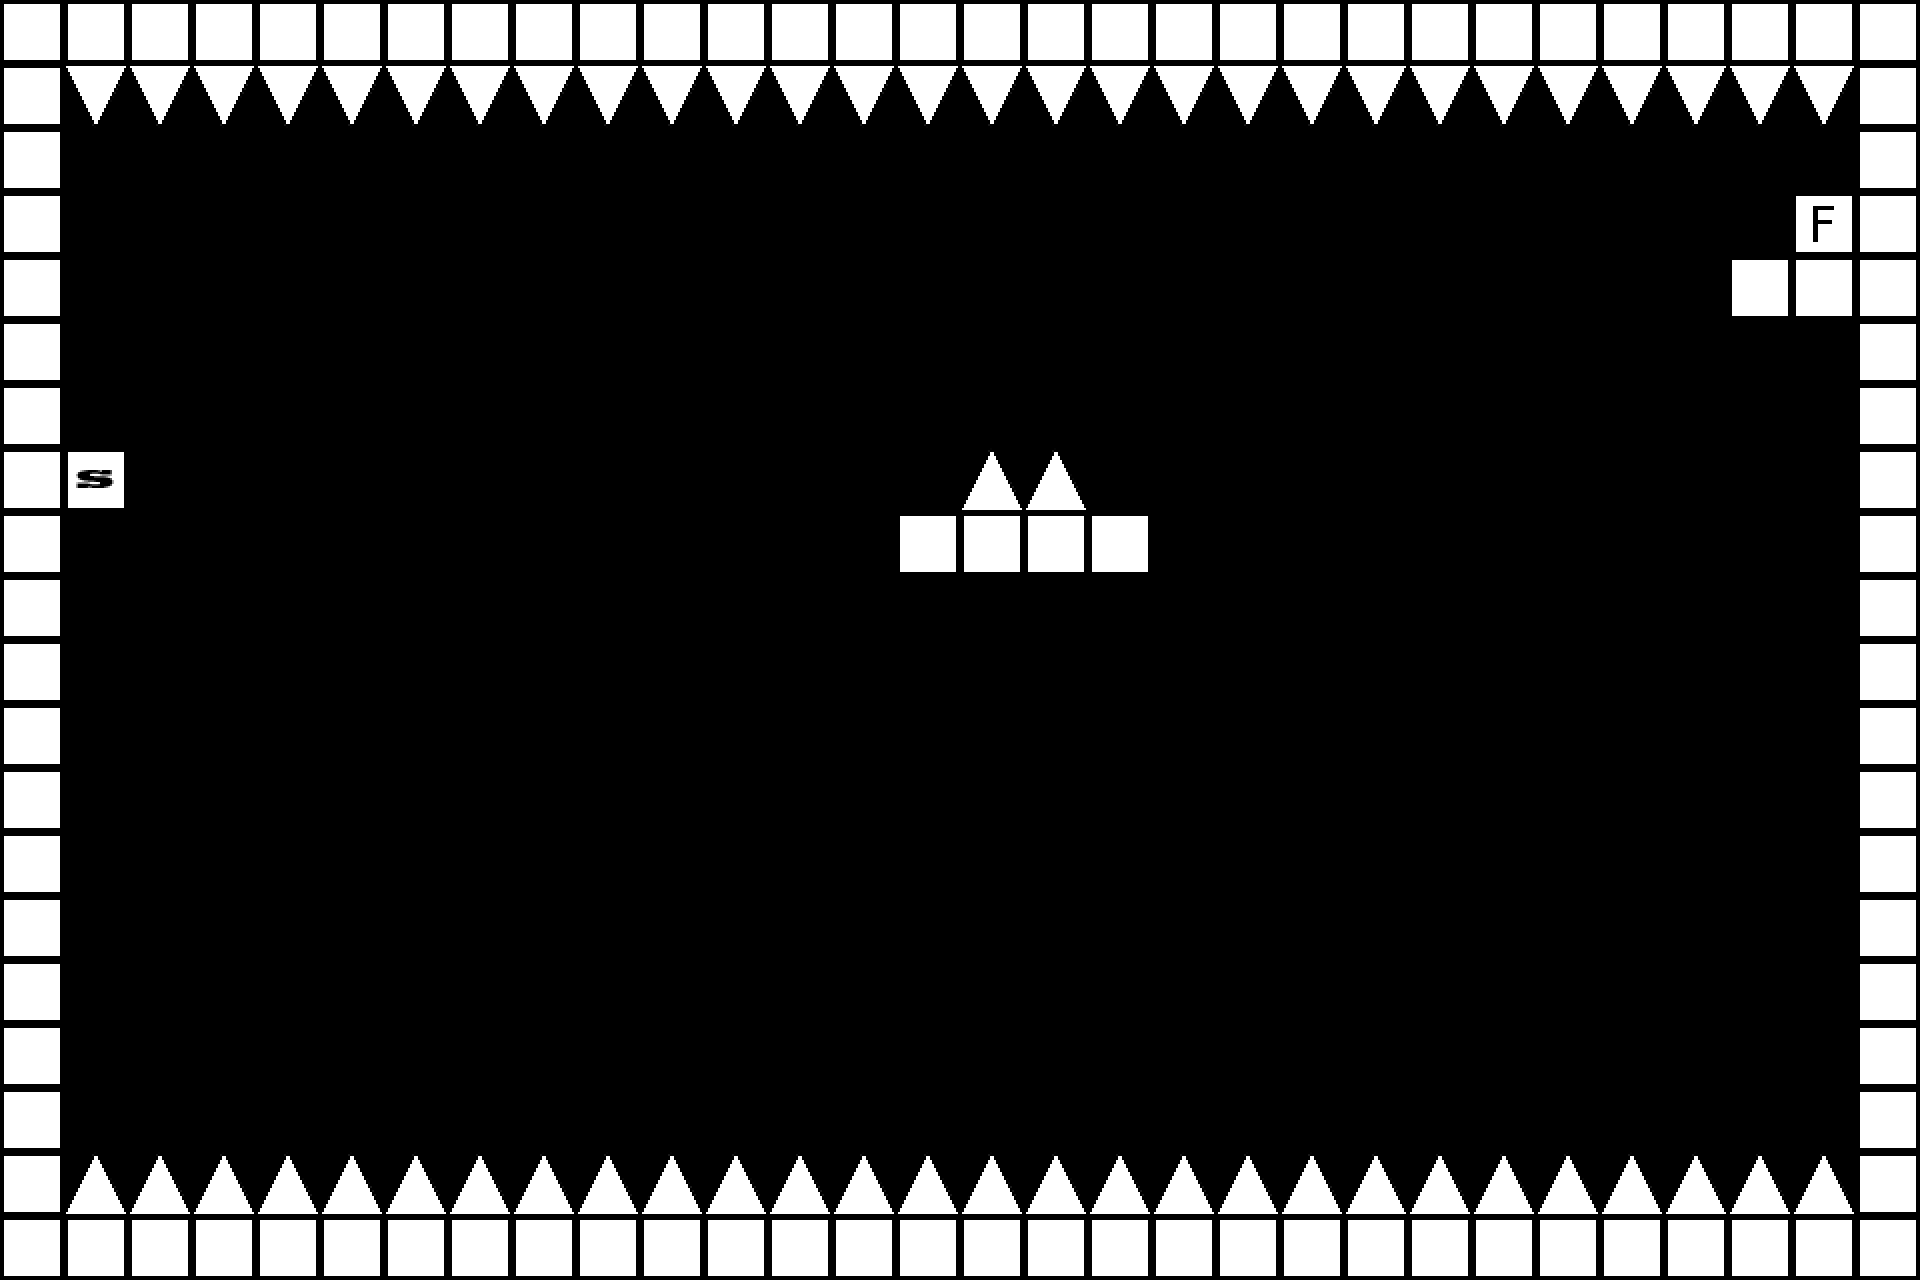

Tiled map render using the project's own tile images. Description and the map definition, with tile-layer contents summarised, below:
An orthogonal 30x20 tile map with 64x64 px tiles, 1 tile layer (Blocks).

<map version="1.0" orientation="orthogonal" width="30" height="20" tilewidth="64" tileheight="64">
 <properties>
  <property name="DoubleJump" value="3" />
  <property name="GameMode" value="Race" />
  <property name="Gravity" value="3000" />
  <property name="JumpMania" value="false" />
 </properties>
 <tileset firstgid="1" name="Sheet" tilewidth="64" tileheight="64">
  <image source="../../../TextureSheets/Sheet.png" width="256" height="256" />
 </tileset>
 <objectgroup name="Objects" width="30" height="20" />
 <layer name="Blocks" width="30" height="20">
  <data>[600 cells, 162 non-empty, 5 distinct tile ids]</data>
 </layer>
</map>
